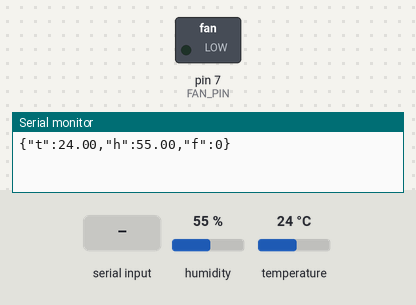
The sketch below on a simulated Arduino Uno, built with avr-gcc and run on an emulated ATmega328P. Parts: switched loads named in the sketch (green lamp = pin HIGH), the last lines printed to the serial monitor. Inputs (shaded band) come from the test bench; at power-on: humidity 55 %, temperature 24 °C.

Above: at 1.2 s.
1.3 s: byte 97 (FAN_ON) received over Serial
At 2.7 s:
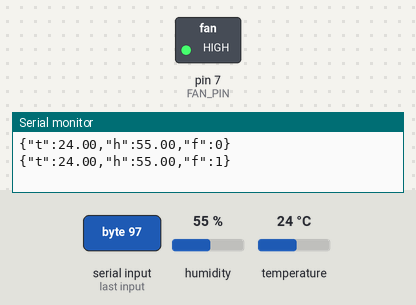
Timing chart, 0 to 4.3 s (numbered marks = the images above; inputs shaded):
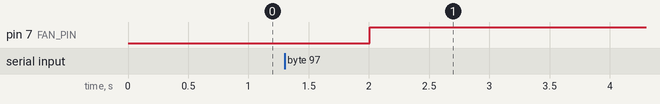

The sketch:

environ.ino
```cpp
#include <dht.h>

dht DHT;

#define DHT22_PIN 5
#define FAN_PIN 7
#define FAN_ON 'a'
#define FAN_OFF 'b'

boolean isFanOn = false;

void setup()
{
    Serial.begin(115200);
    pinMode(FAN_PIN, OUTPUT);
}

void loop()
{
    if (Serial.available() > 0) {
         char c = Serial.read();
         switch (c) {
           case FAN_ON: digitalWrite(FAN_PIN, HIGH); isFanOn = true; break;
           case FAN_OFF: digitalWrite(FAN_PIN, LOW); isFanOn = false; break;
           default: break;
         }
         //Serial.print("got ");
         //Serial.println(c);
    }
    uint32_t start = micros();
    int chk = DHT.read22(DHT22_PIN);
    uint32_t stop = micros();
    String error;

    switch (chk)
    {
    case DHTLIB_OK:
        // OK
        break;
    case DHTLIB_ERROR_CHECKSUM:
        error = "Checksum error";
        break;
    case DHTLIB_ERROR_TIMEOUT:
        error = "Time out error";
        break;
    case DHTLIB_ERROR_CONNECT:
        error = "Connect error";
        break;
    case DHTLIB_ERROR_ACK_L:
        error = "Ack Low error";
        break;
    case DHTLIB_ERROR_ACK_H:
        error = "Ack High error";
        break;
    default:
        error = "Unknown error";
        break;
    }

    if (!error.equals("")) {
      Serial.print("{\"error\":\"");
      Serial.print(error);
      Serial.println("\"}");
    }

    Serial.print("{\"t\":");
    Serial.print(DHT.temperature);
    Serial.print(",\"h\":");
    Serial.print(DHT.humidity);
    Serial.print(",\"f\":");
    Serial.print(isFanOn);
    Serial.print("}");
    Serial.println();

    delay(2000);
}
```

Measured:
- after the input at 1.3 s, pin 7 (FAN_PIN): LOW → HIGH after 0.71 s
